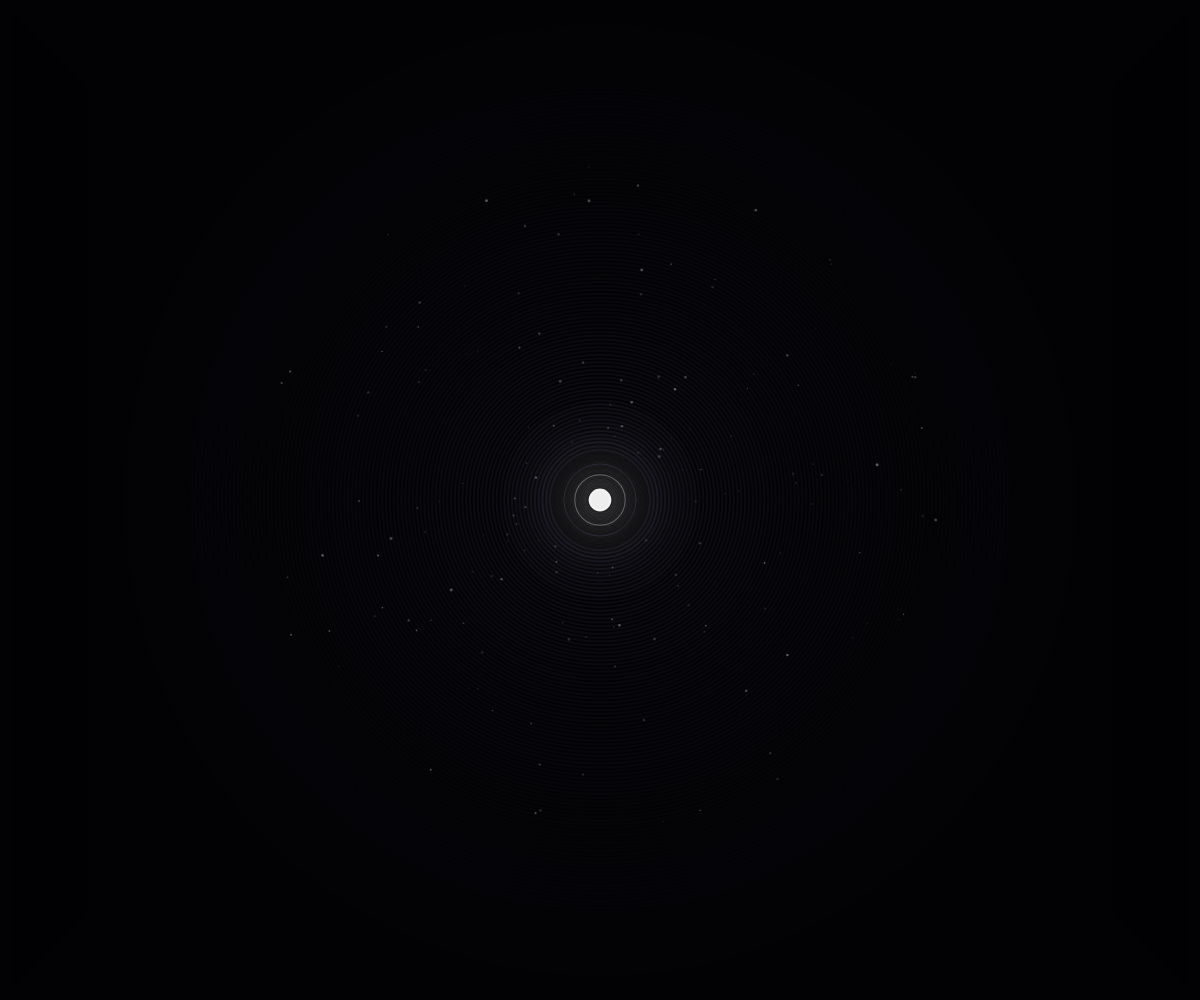
Frame 1 (no input)
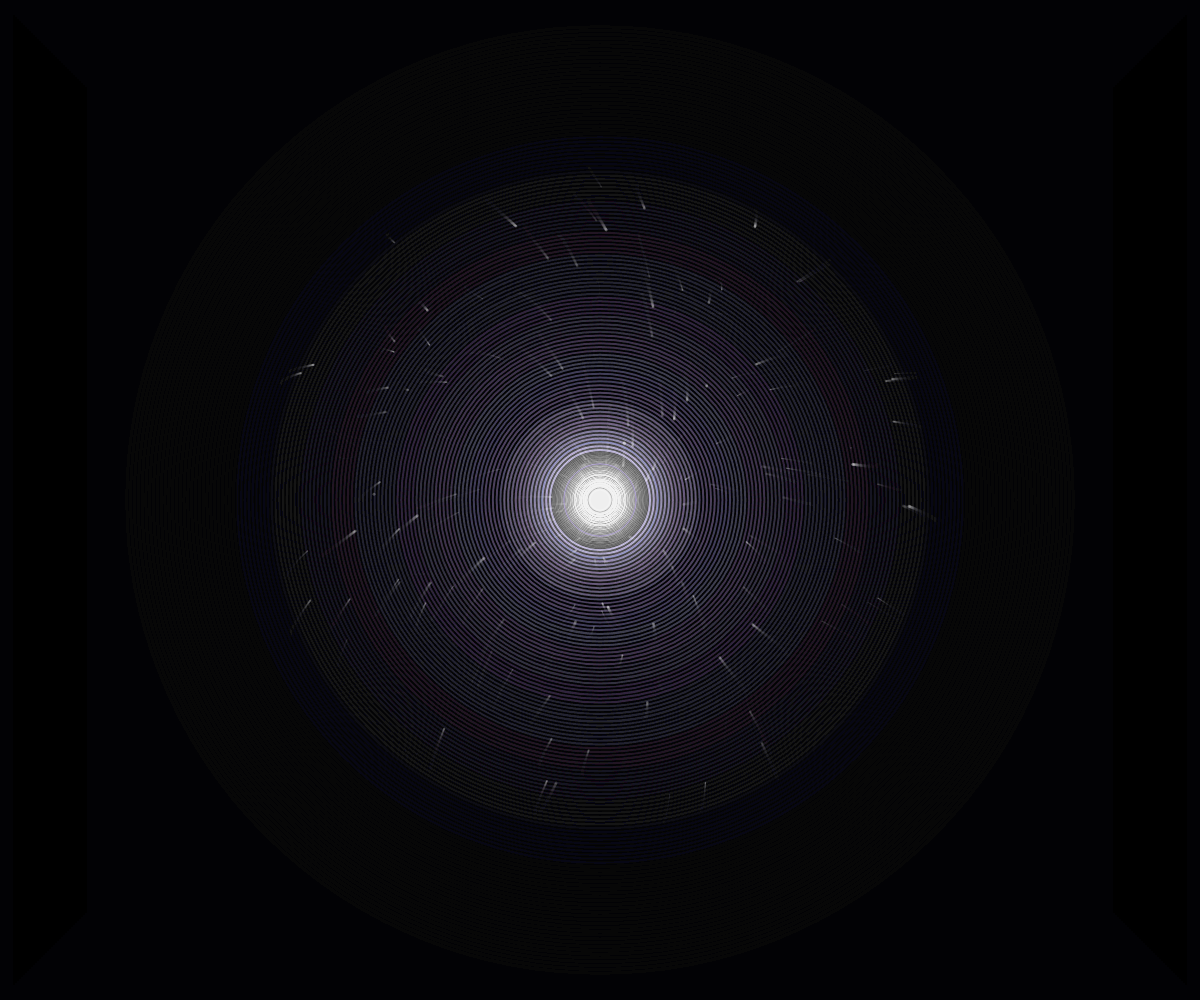
Frame 60 (no input)
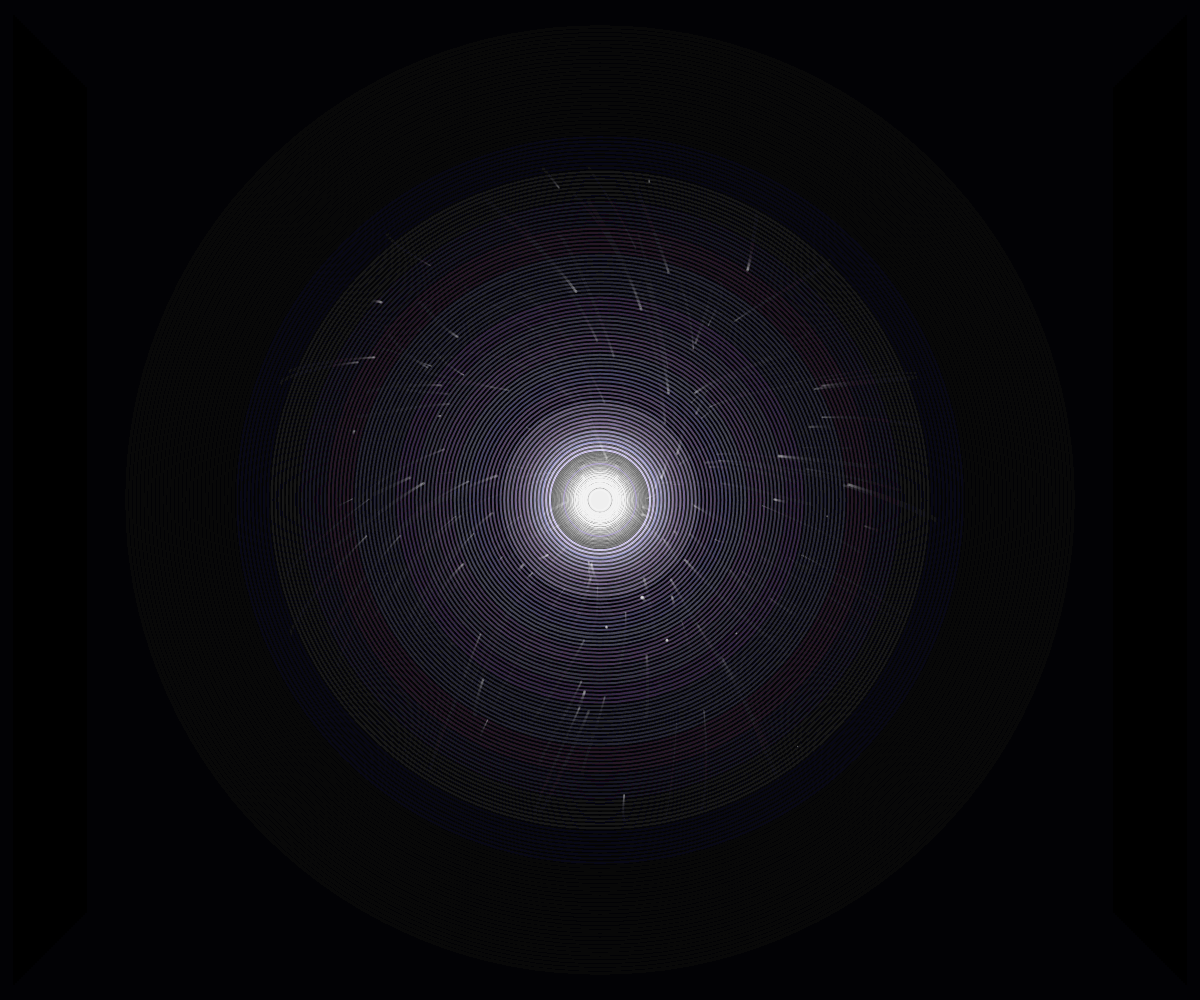
Frame 120 (the mouse pressed at the canvas centre since frame 60)

The p5.js sketch that drew these frames (run headless with seeded random() and noise() and a simulated clock; from frame 60 on, the mouse is pressed at the canvas centre):

// p5.js sketch
// ── sketch.js
// ==========================================================
// MA - Integrated Sacred Geometry Gallery Version (Loop Fixed)
// p5.js
// ==========================================================

// ---------- Global ----------
let scene;
let particles = [];
let geoLayers = [];
let auraField;
let resonanceSystem;

const PHI = 1.61803398875;

const PALETTE = {
  bg: [2, 2, 5],
  core: [255, 255, 255],
  main: [140, 120, 255],
  sub: [190, 170, 255],
  outer: [110, 150, 255]
};

// ==========================================================
// Setup / Draw
// ==========================================================
function setup() {
  createCanvas(windowWidth, windowHeight);
  pixelDensity(1);

  angleMode(RADIANS);
  smooth();
  strokeCap(ROUND);
  strokeJoin(ROUND);

  scene = new SceneController(84.0);
  auraField = new AuraField();
  resonanceSystem = new ResonanceRingSystem();

  initGeoLayers();
  initParticles();

  background(...PALETTE.bg);
}

function draw() {
  scene.update();

  const state = scene.getState();
  const phaseProgress = scene.getPhaseProgress();
  const breath = scene.getBreath();
  const bloomStrength = scene.getBloomStrength();
  const loopBlend = scene.getLoopBlend();

  noStroke();
  let bgFade = 10 + loopBlend * 10;
  fill(PALETTE.bg[0], PALETTE.bg[1], PALETTE.bg[2], bgFade);
  rect(0, 0, width, height);

  translate(width / 2, height / 2);

  auraField.update(state, breath, phaseProgress);
  auraField.draw(state, breath, phaseProgress);

  resonanceSystem.update(state, breath, phaseProgress, bloomStrength);
  resonanceSystem.draw();

  for (let layer of geoLayers) {
    layer.update(state, breath, bloomStrength, phaseProgress);
    layer.draw(state, breath, bloomStrength, phaseProgress);
  }

  updateParticles(state, breath, phaseProgress, bloomStrength);

  drawRadiantBeams(state, breath, phaseProgress, bloomStrength);
  drawCore(state, breath, phaseProgress, bloomStrength);

  if (state === "SILENCE" || loopBlend > 0.0) {
    let s = min(width, height);
    let hint = state === "SILENCE"
      ? (1.0 - scene.getPhaseProgress())
      : loopBlend * 0.8;

    noStroke();
    fill(0, 0, 0, 10 + hint * 10);
    rect(-width / 2, -height / 2, width, height);

    blendMode(ADD);
    noFill();

    for (let i = 0; i < 18; i++) {
      let r = s * 0.010 + i * s * 0.0022;
      let a = (8 - i * 0.35) * hint;
      stroke(PALETTE.core[0], PALETTE.core[1], PALETTE.core[2], a);
      strokeWeight(1.2);
      circle(0, 0, r * 2);
    }

    blendMode(BLEND);

    noStroke();
    fill(255, 255, 255, 24 * hint);
    circle(0, 0, s * 0.020);
  }

  resetMatrix();
  drawVignette();
}

function windowResized() {
  resizeCanvas(windowWidth, windowHeight);
  initGeoLayers();
}

// ==========================================================
// Scene Controller
// ==========================================================
class SceneController {
  constructor(cycleDurationSec = 84.0) {
    this.cycleDuration = cycleDurationSec;
    this.startMillis = millis();

    this.phases = [
      { name: "VOID", start: 0.00, end: 0.16 },
      { name: "SEED", start: 0.16, end: 0.30 },
      { name: "PULSE", start: 0.30, end: 0.54 },
      { name: "BLOOM", start: 0.54, end: 0.76 },
      { name: "ORBIT", start: 0.76, end: 0.91 },
      { name: "DISSOLVE", start: 0.91, end: 0.98 },
      { name: "SILENCE", start: 0.98, end: 1.00 }
    ];
  }

  update() {}

  getCycleT() {
    const elapsed = (millis() - this.startMillis) / 1000.0;
    return (elapsed % this.cycleDuration) / this.cycleDuration;
  }

  getState() {
    const t = this.getCycleT();
    for (let p of this.phases) {
      if (t >= p.start && t < p.end) return p.name;
    }
    return "VOID";
  }

  getPhaseProgress() {
    const t = this.getCycleT();
    for (let p of this.phases) {
      if (t >= p.start && t < p.end) {
        return constrain(map(t, p.start, p.end, 0, 1), 0, 1);
      }
    }
    return 0;
  }

  getLoopBlend() {
    const t = this.getCycleT();
    if (t >= 0.94) {
      return map(t, 0.94, 1.00, 0, 1);
    } else if (t <= 0.08) {
      return map(t, 0.00, 0.08, 1, 0);
    }
    return 0;
  }

  getBreath() {
    const t = (millis() - this.startMillis) * 0.001;
    const cycle = (t % 16.0) / 16.0;

    let b = 0;

    if (cycle < 0.32) {
      let x = map(cycle, 0.0, 0.32, 0, 1);
      b = easeInOutSine(x);
    } else if (cycle < 0.46) {
      b = 1.0;
    } else if (cycle < 0.88) {
      let x = map(cycle, 0.46, 0.88, 1, 0);
      b = easeInOutCubic(x);
    } else {
      let x = map(cycle, 0.88, 1.0, 0, 1);
      b = 0.045 * (1.0 - easeInOutSine(x));
    }

    const state = this.getState();
    const p = this.getPhaseProgress();

    let phaseAmp = 0.05;
    if (state === "VOID") phaseAmp = 0.02;
    if (state === "SEED") phaseAmp = lerp(0.05, 0.18, p);
    if (state === "PULSE") phaseAmp = lerp(0.22, 0.52, p);
    if (state === "BLOOM") phaseAmp = lerp(0.58, 1.00, p);
    if (state === "ORBIT") phaseAmp = 0.90;
    if (state === "DISSOLVE") phaseAmp = lerp(0.62, 0.08, p);
    if (state === "SILENCE") phaseAmp = lerp(0.06, 0.0, p);

    return b * phaseAmp;
  }

  getBloomStrength() {
    const state = this.getState();
    const p = this.getPhaseProgress();

    if (state === "VOID") return 0.0;
    if (state === "SEED") return p * 0.12;
    if (state === "PULSE") return lerp(0.12, 0.42, p);
    if (state === "BLOOM") return lerp(0.42, 1.0, p);
    if (state === "ORBIT") return 1.0;
    if (state === "DISSOLVE") return lerp(1.0, 0.18, p);
    if (state === "SILENCE") return lerp(0.18, 0.0, p);

    return 0.0;
  }
}

// ==========================================================
// Geometry Layer
// ==========================================================
class GeoLayer {
  constructor(opts) {
    this.name = opts.name;
    this.baseRadius = opts.baseRadius;
    this.amp1 = opts.amp1;
    this.amp2 = opts.amp2;
    this.n1Min = opts.n1Min;
    this.n1Max = opts.n1Max;
    this.n2Min = opts.n2Min;
    this.n2Max = opts.n2Max;
    this.phase1 = opts.phase1 || 0;
    this.phase2 = opts.phase2 || 0;
    this.rotSpeed = opts.rotSpeed || 0;
    this.weightBase = opts.weightBase || 1.0;
    this.alphaBase = opts.alphaBase || 100;
    this.color = opts.color || PALETTE.main;
    this.layerType = opts.layerType || "bloom";

    this.openFactor = opts.openFactor || 0.0;
    this.openBias = opts.openBias || 0.0;
    this.openAmount = 0.0;

    this.rotation = random(TWO_PI);
    this.points = [];
    this.visible = 0;
    this.n1Current = this.n1Min;
    this.n2Current = this.n2Min;
  }

  update(state, breath, bloomStrength, phaseProgress) {
    if (state === "VOID") {
      this.visible = this.layerType === "seed" ? 0.08 : 0.0;
    } else if (state === "SEED") {
      this.visible = this.layerType === "seed" ? phaseProgress : 0.0;
    } else if (state === "PULSE") {
      this.visible = this.layerType === "seed" ? 1.0 : phaseProgress * 0.38;
    } else if (state === "BLOOM") {
      this.visible = this.layerType === "orbit" ? phaseProgress * 0.70 : 0.42 + phaseProgress * 0.58;
    } else if (state === "ORBIT") {
      this.visible = 1.0;
    } else if (state === "DISSOLVE") {
      this.visible = 1.0 - phaseProgress * 0.92;
    } else if (state === "SILENCE") {
      this.visible = 0.0;
    }

    this.rotation += this.rotSpeed;

    if (this.layerType === "bloom" || this.layerType === "innerBloom") {
      const staged = stagedPetalCount(bloomStrength);
      this.n1Current = staged;
      this.n2Current = staged * 2;
    } else {
      this.n1Current = lerp(this.n1Min, this.n1Max, bloomStrength);
      this.n2Current = lerp(this.n2Min, this.n2Max, bloomStrength);
    }

    this.openAmount = 0.0;
    if (this.layerType === "bloom" || this.layerType === "innerBloom") {
      if (state === "PULSE") {
        this.openAmount = lerp(0.0, this.openBias, phaseProgress);
      } else if (state === "BLOOM") {
        this.openAmount = lerp(this.openBias, 1.0, phaseProgress);
      } else if (state === "ORBIT") {
        this.openAmount = 1.0;
      } else if (state === "DISSOLVE") {
        this.openAmount = lerp(1.0, 0.0, phaseProgress);
      }
    }

    this.points = [];
    const detail = 480;
    const dissolveAmount = state === "DISSOLVE" ? phaseProgress : 0.0;

    for (let i = 0; i <= detail; i++) {
      const thetaBase = map(i, 0, detail, 0, TWO_PI);

      let thetaWarp = 0.0;
      if (this.openFactor > 0.0) {
        let openEnv = easeInOutSine(constrain(this.openAmount, 0, 1));
        thetaWarp =
          sin(thetaBase * 0.5 + this.phase1) *
          this.openFactor *
          openEnv *
          (0.35 + bloomStrength * 0.65);
      }

      const theta = thetaBase + thetaWarp;

      const microNoise =
        (noise(
          cos(theta) * 0.9 + frameCount * 0.0035,
          sin(theta) * 0.9 + frameCount * 0.0035
        ) - 0.5) * 3.2;

      const petalNoise =
        (noise(
          theta * 0.5 + 10.0,
          frameCount * 0.002 + 20.0
        ) - 0.5) * 1.8;

      let waveA = this.amp1 * sin(this.n1Current * theta + this.phase1 + breath * 1.25);
      let waveB = this.amp2 * sin(this.n2Current * theta + this.phase2 - breath * 0.85);

      let r =
        this.baseRadius +
        waveA +
        waveB +
        breath * this.baseRadius * 0.16 +
        microNoise +
        petalNoise;

      if (this.layerType === "bloom" || this.layerType === "innerBloom") {
        let vesicaGate = pow(abs(sin(thetaBase * this.n1Current * 0.5)), 1.22);

        let vesicaMin = this.layerType === "innerBloom" ? 0.90 : 0.88;
        let vesicaMax = this.layerType === "innerBloom" ? 1.10 : 1.12;

        let vesicaShape = lerp(vesicaMin, vesicaMax, vesicaGate);
        let phiBloom = bloomStrength * this.baseRadius * (PHI - 1.0) * 0.12;

        r = (r + phiBloom) * vesicaShape;
      }

      if (this.openFactor > 0.0) {
        let petalOpen =
          sin(thetaBase * 0.5 + this.phase2) *
          this.baseRadius *
          0.055 *
          this.openAmount;
        r += petalOpen;
      }

      if (state === "BLOOM" || state === "ORBIT") {
        r *= 1.0 + bloomStrength * 0.10;
      }

      if (state === "DISSOLVE") {
        let dir = noise(theta * 1.7, frameCount * 0.01) - 0.5;
        r += dir * dissolveAmount * 8.0;
      }

      const x = r * cos(theta);
      const y = r * sin(theta);
      this.points.push(createVector(x, y));
    }
  }

  draw(state, breath, bloomStrength, phaseProgress) {
    if (this.visible <= 0.001) return;

    push();
    rotate(this.rotation);

    let alpha = this.alphaBase * this.visible;
    if (state === "DISSOLVE") {
      let dissolveHold = 1.0 - phaseProgress * 0.72;
      alpha = this.alphaBase * max(0, dissolveHold);
    }

    const c = this.color;

    noFill();

    for (let g = 0; g < 4; g++) {
      stroke(c[0], c[1], c[2], alpha * max(0, 0.06 - g * 0.01));
      strokeWeight(this.weightBase + g * 2.0);
      beginShape();
      for (let p of this.points) vertex(p.x, p.y);
      endShape(CLOSE);
    }

    stroke(c[0], c[1], c[2], alpha);
    strokeWeight(this.weightBase + breath * 0.75);
    beginShape();
    for (let p of this.points) vertex(p.x, p.y);
    endShape(CLOSE);

    stroke(c[0], c[1], c[2], alpha * 0.42);
    strokeWeight(max(0.6, this.weightBase * 0.45));
    beginShape();
    for (let p of this.points) vertex(p.x * 0.992, p.y * 0.992);
    endShape(CLOSE);

    pop();
  }
}

// ==========================================================
// Aura Field
// ==========================================================
class AuraField {
  constructor() {
    this.z = random(1000);
  }

  update(state, breath, phaseProgress) {
    this.z += 0.002;
  }

  draw(state, breath, phaseProgress) {
    push();

    let s = min(width, height);

    blendMode(ADD);
    noFill();

    let maxR = s * 0.58;
    let minR = s * 0.05;
    let steps = 140;

    for (let i = 0; i < steps; i++) {
      let t = i / (steps - 1);
      let r = lerp(minR, maxR, t);
      let falloff = pow(1.0 - t, 2.2);
      let a = (18 + breath * 12) * falloff;

      let rr = lerp(PALETTE.sub[0], PALETTE.core[0], 0.16 * (1.0 - t));
      let gg = lerp(PALETTE.sub[1], PALETTE.core[1], 0.16 * (1.0 - t));
      let bb = lerp(PALETTE.sub[2], PALETTE.core[2], 0.16 * (1.0 - t));

      stroke(rr, gg, bb, a);
      strokeWeight(2.0);
      circle(0, 0, r * 2);
    }

    blendMode(BLEND);

    noStroke();
    for (let i = 0; i < 120; i++) {
      let x = map(noise(i * 0.11, frameCount * 0.0018), 0, 1, -width * 0.45, width * 0.45);
      let y = map(noise(i * 0.17, frameCount * 0.0018 + 99), 0, 1, -height * 0.45, height * 0.45);
      let a = map(noise(i * 0.13, frameCount * 0.0022 + 199), 0, 1, 2, 10);
      fill(255, a);
      circle(x, y, random(0.8, 2.0));
    }

    pop();
  }
}

// ==========================================================
// Resonance Ring System
// ==========================================================
class ResonanceRingSystem {
  constructor() {
    this.rings = [];
    this.lastEmitFrame = -999;
  }

  update(state, breath, phaseProgress, bloomStrength) {
    if (state === "DISSOLVE" || state === "SILENCE") {
      for (let i = this.rings.length - 1; i >= 0; i--) {
        this.rings[i].update(state, breath);
        if (this.rings[i].dead) {
          this.rings.splice(i, 1);
        }
      }
      return;
    }

    let shouldEmit = false;

    if (state === "PULSE" && breath > 0.22 && frameCount - this.lastEmitFrame > 22) {
      shouldEmit = true;
    }
    if (state === "BLOOM" && breath > 0.38 && frameCount - this.lastEmitFrame > 14) {
      shouldEmit = true;
    }
    if (state === "ORBIT" && breath > 0.30 && frameCount - this.lastEmitFrame > 20) {
      shouldEmit = true;
    }

    if (shouldEmit) {
      this.emit(state, breath, bloomStrength);
      this.lastEmitFrame = frameCount;
    }

    for (let i = this.rings.length - 1; i >= 0; i--) {
      this.rings[i].update(state, breath);
      if (this.rings[i].dead) {
        this.rings.splice(i, 1);
      }
    }
  }

  emit(state, breath, bloomStrength) {
    let s = min(width, height);

    const r0 = s * 0.072;
    const r1 = r0 * PHI;
    const r2 = r1 * PHI;
    const r3 = r2 * PHI;
    const r4 = r3 * PHI;

    let startR = r1 * (0.68 + breath * 0.08);

    let ringTargets = [
      r1 * 1.10,
      r2 * 1.00,
      r3 * 0.95,
      r4 * 0.72
    ];

    let endR = ringTargets[floor(random(ringTargets.length))];

    let life = 70;
    if (state === "PULSE") life = 82;
    if (state === "BLOOM") life = 68;
    if (state === "ORBIT") life = 92;

    let baseAlpha = 20;
    if (state === "BLOOM") baseAlpha = 28;
    if (state === "ORBIT") baseAlpha = 18;

    let weight = 1.4 + bloomStrength * 1.0;

    this.rings.push(
      new ResonanceRing(startR, endR, life, baseAlpha, weight, state)
    );

    if (state === "BLOOM" && random() < 0.6) {
      this.rings.push(
        new ResonanceRing(
          startR * 1.05,
          endR * 1.08,
          floor(life * 0.9),
          baseAlpha * 0.55,
          max(0.8, weight * 0.7),
          state
        )
      );
    }
  }

  draw() {
    for (let ring of this.rings) {
      ring.draw();
    }
  }
}

class ResonanceRing {
  constructor(startR, endR, life, baseAlpha, weight, state) {
    this.startR = startR;
    this.endR = endR;
    this.life = life;
    this.maxLife = life;
    this.baseAlpha = baseAlpha;
    this.weight = weight;
    this.state = state;
    this.dead = false;

    this.phase = random(TWO_PI);
    this.wobbleAmp = random(0.6, 2.2);
    this.detail = 220;
  }

  update(state, breath) {
    this.life--;
    if (this.life <= 0) this.dead = true;
  }

  draw() {
    if (this.dead) return;

    let t = 1.0 - this.life / this.maxLife;
    let r = lerp(this.startR, this.endR, easeOutCubic(t));

    let envIn = sin(min(1, t * 1.2) * PI * 0.5);
    let envOut = pow(1.0 - t, 1.35);
    let alpha = this.baseAlpha * envIn * envOut;

    let coreMix = 0.35;
    let rr = lerp(PALETTE.sub[0], PALETTE.core[0], coreMix);
    let gg = lerp(PALETTE.sub[1], PALETTE.core[1], coreMix);
    let bb = lerp(PALETTE.sub[2], PALETTE.core[2], coreMix);

    push();
    blendMode(ADD);
    noFill();

    for (let g = 0; g < 3; g++) {
      stroke(rr, gg, bb, alpha * (0.18 - g * 0.04));
      strokeWeight(this.weight + g * 1.8);
      this.drawRingShape(r + g * 0.6, 0.35 + g * 0.18);
    }

    stroke(rr, gg, bb, alpha);
    strokeWeight(this.weight);
    this.drawRingShape(r, 1.0);

    pop();
  }

  drawRingShape(radius, irregularityScale) {
    beginShape();
    for (let i = 0; i <= this.detail; i++) {
      let a = map(i, 0, this.detail, 0, TWO_PI);

      let n =
        (noise(
          cos(a) * 0.8 + this.phase,
          sin(a) * 0.8 + frameCount * 0.004
        ) - 0.5) *
        this.wobbleAmp *
        irregularityScale;

      let rr = radius + n;
      let x = cos(a) * rr;
      let y = sin(a) * rr;
      vertex(x, y);
    }
    endShape(CLOSE);
  }
}

// ==========================================================
// Particles
// ==========================================================
class OrbitalParticle {
  constructor() {
    this.mode = "orbit";
    this.reset(true);
  }

  reset(randomRadius = false) {
    let a = random(TWO_PI);
    let r = randomRadius
      ? random(min(width, height) * 0.06, min(width, height) * 0.34)
      : min(width, height) * 0.14;

    this.pos = createVector(cos(a) * r, sin(a) * r);
    this.vel = p5.Vector.random2D().mult(random(0.04, 0.18));
    this.size = random(1.0, 3.0);
    this.alpha = random(16, 95);
    this.life = random(120, 280);
    this.maxLife = this.life;
    this.mode = "orbit";
  }

  respawnFromPoint(x, y, mode = "outward") {
    this.pos = createVector(x, y);

    let baseAngle = atan2(y, x);

    if (mode === "outward") {
      this.vel = p5.Vector.fromAngle(baseAngle + random(-0.45, 0.45)).mult(random(0.25, 1.0));
    } else if (mode === "inward") {
      this.vel = p5.Vector.fromAngle(baseAngle + PI + random(-0.35, 0.35)).mult(random(0.18, 0.75));
    } else {
      this.vel = p5.Vector.random2D().mult(random(0.08, 0.25));
    }

    this.size = random(1.1, 3.4);
    this.alpha = random(28, 110);
    this.life = random(55, 130);
    this.maxLife = this.life;
    this.mode = mode;
  }

  update(state, breath, phaseProgress, bloomStrength) {
    const angle = atan2(this.pos.y, this.pos.x);
    const radialDir = createVector(cos(angle), sin(angle));
    const tangent = createVector(-sin(angle), cos(angle));

    let radialForce = 0;
    let tangentForce = 0.008 + bloomStrength * 0.03;

    if (this.mode === "outward") {
      radialForce = 0.028 + phaseProgress * 0.06;
      tangentForce *= 0.45;
    } else if (this.mode === "inward") {
      radialForce = -0.020 - phaseProgress * 0.045;
      tangentForce *= 0.35;
    } else {
      if (state === "BLOOM") radialForce = 0.008 + breath * 0.04;
      else if (state === "ORBIT") radialForce = 0.003;
      else if (state === "DISSOLVE") radialForce = 0.01;
      else radialForce = -0.002 + breath * 0.01;
    }

    const noiseVal = noise(this.pos.x * 0.003, this.pos.y * 0.003, frameCount * 0.003);
    const drift = p5.Vector.fromAngle(noiseVal * TWO_PI * 2.0).mult(0.01);

    this.vel.add(radialDir.mult(radialForce));
    this.vel.add(tangent.mult(tangentForce));
    this.vel.add(drift);

    if (this.mode === "outward") {
      this.vel.mult(0.991);
    } else if (this.mode === "inward") {
      this.vel.mult(0.987);
    } else {
      this.vel.mult(state === "DISSOLVE" ? 0.992 : 0.984);
    }

    this.pos.add(this.vel);
    this.life--;

    if (this.life <= 0 || this.pos.mag() > min(width, height) * 0.7) {
      this.reset(true);
    }
  }

  draw() {
    noStroke();
    fill(PALETTE.core[0], PALETTE.core[1], PALETTE.core[2], this.alpha);
    circle(this.pos.x, this.pos.y, this.size);
  }
}

// ==========================================================
// Init
// ==========================================================
function initGeoLayers() {
  const s = min(width, height);

  const r0 = s * 0.072;
  const r1 = r0 * PHI;
  const r2 = r1 * PHI;
  const r3 = r2 * PHI;

  geoLayers = [
    new GeoLayer({
      name: "seedCoreRing",
      baseRadius: r1 * 0.50,
      amp1: s * 0.0035,
      amp2: s * 0.0018,
      n1Min: 6,
      n1Max: 10,
      n2Min: 12,
      n2Max: 18,
      phase1: 0.0,
      phase2: 0.7,
      rotSpeed: 0.0007,
      weightBase: 1.0,
      alphaBase: 64,
      color: PALETTE.sub,
      layerType: "seed"
    }),

    new GeoLayer({
      name: "innerBloom",
      baseRadius: r2 * 0.46,
      amp1: s * 0.020,
      amp2: s * 0.010,
      n1Min: 8,
      n1Max: 21,
      n2Min: 16,
      n2Max: 42,
      phase1: 0.42,
      phase2: 1.18,
      rotSpeed: 0.00095,
      weightBase: 1.35,
      alphaBase: 58,
      color: PALETTE.sub,
      layerType: "innerBloom",
      openFactor: 0.14,
      openBias: 0.10
    }),

    new GeoLayer({
      name: "mainBloom",
      baseRadius: r2 * 0.70,
      amp1: s * 0.028,
      amp2: s * 0.014,
      n1Min: 8,
      n1Max: 34,
      n2Min: 16,
      n2Max: 68,
      phase1: 0.45,
      phase2: 1.25,
      rotSpeed: 0.00100,
      weightBase: 1.65,
      alphaBase: 92,
      color: PALETTE.main,
      layerType: "bloom",
      openFactor: 0.18,
      openBias: 0.13
    }),

    new GeoLayer({
      name: "outerOrbit",
      baseRadius: r3 * 0.80,
      amp1: s * 0.012,
      amp2: s * 0.007,
      n1Min: 12,
      n1Max: 18,
      n2Min: 24,
      n2Max: 36,
      phase1: 1.7,
      phase2: 0.2,
      rotSpeed: -0.00050,
      weightBase: 1.0,
      alphaBase: 64,
      color: PALETTE.outer,
      layerType: "orbit"
    })
  ];
}

function initParticles() {
  particles = [];
  for (let i = 0; i < 160; i++) {
    particles.push(new OrbitalParticle());
  }
}

// ==========================================================
// Particle Update
// ==========================================================
function updateParticles(state, breath, phaseProgress, bloomStrength) {
  const loopBlend = scene.getLoopBlend();

  if (state === "DISSOLVE" && loopBlend < 0.85) {
    let transferCount = floor(lerp(2, 10, phaseProgress));

    for (let n = 0; n < transferCount; n++) {
      let layer = random(geoLayers);
      if (layer.points.length > 0) {
        let idx = floor(random(layer.points.length));
        let p = layer.points[idx];
        let picked = random(particles);

        let mode = random() < 0.48 ? "outward" : "inward";
        picked.respawnFromPoint(p.x, p.y, mode);
      }
    }
  }

  for (let p of particles) {
    if (loopBlend > 0.0 && p.mode !== "inward") {
      if (random() < 0.08 + loopBlend * 0.25) {
        p.mode = "inward";
      }
    }

    p.update(state, breath, phaseProgress, bloomStrength);

    if (p.mode === "inward" && p.pos.mag() < min(width, height) * 0.035) {
      p.reset(true);
    }

    p.draw();
  }
}

// ==========================================================
// Core
// ==========================================================
function drawCore(state, breath, phaseProgress, bloomStrength) {
  push();

  const s = min(width, height);
  const base = s * 0.012;
  const pulseRaw = base + breath * s * 0.022;
  const pulse = max(s * 0.012, pulseRaw);
  const maxGlow = pulse * 10.5;

  blendMode(ADD);
  noFill();

  let steps = 90;
  for (let i = 0; i < steps; i++) {
    let t = i / (steps - 1);
    let r = lerp(pulse * 1.05, maxGlow, t);
    let falloff = pow(1.0 - t, 2.8);
    let a = 24 * falloff + breath * 8 * falloff;

    let rr = lerp(PALETTE.core[0], PALETTE.sub[0], t * 0.22);
    let gg = lerp(PALETTE.core[1], PALETTE.sub[1], t * 0.22);
    let bb = lerp(PALETTE.core[2], PALETTE.sub[2], t * 0.22);

    stroke(rr, gg, bb, a);
    strokeWeight(2);
    circle(0, 0, r * 2);
  }

  blendMode(BLEND);
  noFill();

  stroke(PALETTE.core[0], PALETTE.core[1], PALETTE.core[2], 85);
  strokeWeight(1.0 + breath * 0.35);
  circle(0, 0, pulse * 4.2);

  stroke(PALETTE.sub[0], PALETTE.sub[1], PALETTE.sub[2], 42);
  strokeWeight(0.8);
  circle(0, 0, pulse * 6.0);

  stroke(PALETTE.outer[0], PALETTE.outer[1], PALETTE.outer[2], 20);
  strokeWeight(0.7);
  circle(0, 0, pulse * 9.7);

  noStroke();
  fill(PALETTE.core[0], PALETTE.core[1], PALETTE.core[2], 255);
  circle(0, 0, pulse * 1.9);

  fill(255, 255, 255, 180);
  circle(0, 0, pulse * 1.15);

  pop();
}

// ==========================================================
// Brush-light Beams
// ==========================================================
function drawRadiantBeams(state, breath, phaseProgress, bloomStrength) {
  push();

  const s = min(width, height);

  const beamCount = floor(lerp(10, 24, bloomStrength));
  const innerR = s * 0.040 + breath * s * 0.010;
  const outerR = s * 0.12 + bloomStrength * s * 0.10 + breath * s * 0.025;

  let stateStrength = 0;
  if (state === "SEED") stateStrength = phaseProgress * 0.10;
  if (state === "PULSE") stateStrength = lerp(0.12, 0.45, phaseProgress);
  if (state === "BLOOM") stateStrength = lerp(0.45, 1.00, phaseProgress);
  if (state === "ORBIT") stateStrength = 0.88;
  if (state === "DISSOLVE") stateStrength = lerp(0.60, 0.0, phaseProgress);

  if (stateStrength <= 0.001) {
    pop();
    return;
  }

  for (let i = 0; i < beamCount; i++) {
    let a = map(i, 0, beamCount, 0, TWO_PI);
    a += frameCount * 0.00035;
    a += sin(frameCount * 0.003 + i * 0.7) * 0.015;

    let localOuter = outerR * randomSeeded(i, 0.96, 1.06);
    let localInner = innerR * randomSeeded(i + 100, 0.96, 1.03);
    let alphaBase = 22 + stateStrength * 48;
    let bundleCount = floor(lerp(4, 8, bloomStrength));

    drawBrushBeam(
      a,
      localInner,
      localOuter,
      bundleCount,
      alphaBase,
      stateStrength,
      i,
      breath
    );
  }

  pop();
}

function drawBrushBeam(angleBase, innerR, outerR, bundleCount, alphaBase, stateStrength, beamIndex, breath) {
  push();
  blendMode(ADD);

  for (let k = 0; k < bundleCount; k++) {
    let t = bundleCount <= 1 ? 0 : k / (bundleCount - 1);

    let angleOffset = map(t, 0, 1, -0.018, 0.018);

    let r1 = innerR + map(t, 0, 1, -3, 3);
    let r2 = outerR + map(t, 0, 1, -14, 14);

    let wobble1 = sin(frameCount * 0.012 + beamIndex * 0.8 + k * 0.6) * 2.5;
    let wobble2 = sin(frameCount * 0.009 + beamIndex * 0.6 + k * 0.9) * 6.0;

    let a1 = angleBase + angleOffset;
    let a2 = angleBase + angleOffset + sin(frameCount * 0.004 + beamIndex * 0.5) * 0.01;

    let x1 = cos(a1) * (r1 + wobble1);
    let y1 = sin(a1) * (r1 + wobble1);
    let x2 = cos(a2) * (r2 + wobble2);
    let y2 = sin(a2) * (r2 + wobble2);

    let segments = 18;
    let prevX = x1;
    let prevY = y1;

    for (let s = 1; s <= segments; s++) {
      let u = s / segments;

      let px = lerp(x1, x2, u);
      let py = lerp(y1, y2, u);

      let normalA = atan2(y2 - y1, x2 - x1) + HALF_PI;
      let curveAmp = (1.0 - u) * 2.5 + breath * 1.8;
      let curve = sin(u * PI + frameCount * 0.01 + beamIndex * 0.4 + k) * curveAmp;

      px += cos(normalA) * curve;
      py += sin(normalA) * curve;

      let sw = lerp(2.4, 0.35, u) * (0.65 + stateStrength * 0.7);
      let a = alphaBase * pow(1.0 - u, 1.35) *
        (0.55 + randomSeeded(beamIndex * 10 + k * 3 + s, 0.85, 1.1));

      let rr = lerp(PALETTE.core[0], PALETTE.sub[0], u * 0.65);
      let gg = lerp(PALETTE.core[1], PALETTE.sub[1], u * 0.65);
      let bb = lerp(PALETTE.core[2], PALETTE.outer[2], u * 0.75);

      stroke(rr, gg, bb, a);
      strokeWeight(sw);
      line(prevX, prevY, px, py);

      prevX = px;
      prevY = py;
    }
  }

  blendMode(BLEND);
  pop();
}

// ==========================================================
// Vignette
// ==========================================================
function drawVignette() {
  noFill();
  for (let i = 0; i < 44; i++) {
    let a = map(i, 0, 43, 0, 10);
    stroke(0, 0, 0, a);
    rect(i * 2, i * 2, width - i * 4, height - i * 4);
  }
}

// ==========================================================
// Utilities
// ==========================================================
function easeInOutSine(x) {
  return -(cos(PI * x) - 1) / 2;
}

function easeInOutCubic(x) {
  return x < 0.5
    ? 4 * x * x * x
    : 1 - pow(-2 * x + 2, 3) / 2;
}

function easeOutCubic(x) {
  return 1 - pow(1 - x, 3);
}

function randomSeeded(n, minVal, maxVal) {
  let x = sin(n * 127.1 + 311.7) * 43758.5453123;
  let f = x - floor(x);
  return lerp(minVal, maxVal, f);
}

function stagedPetalCount(bloomStrength) {
  if (bloomStrength < 0.25) return 8;
  if (bloomStrength < 0.55) return 13;
  if (bloomStrength < 0.82) return 21;
  return 34;
}
